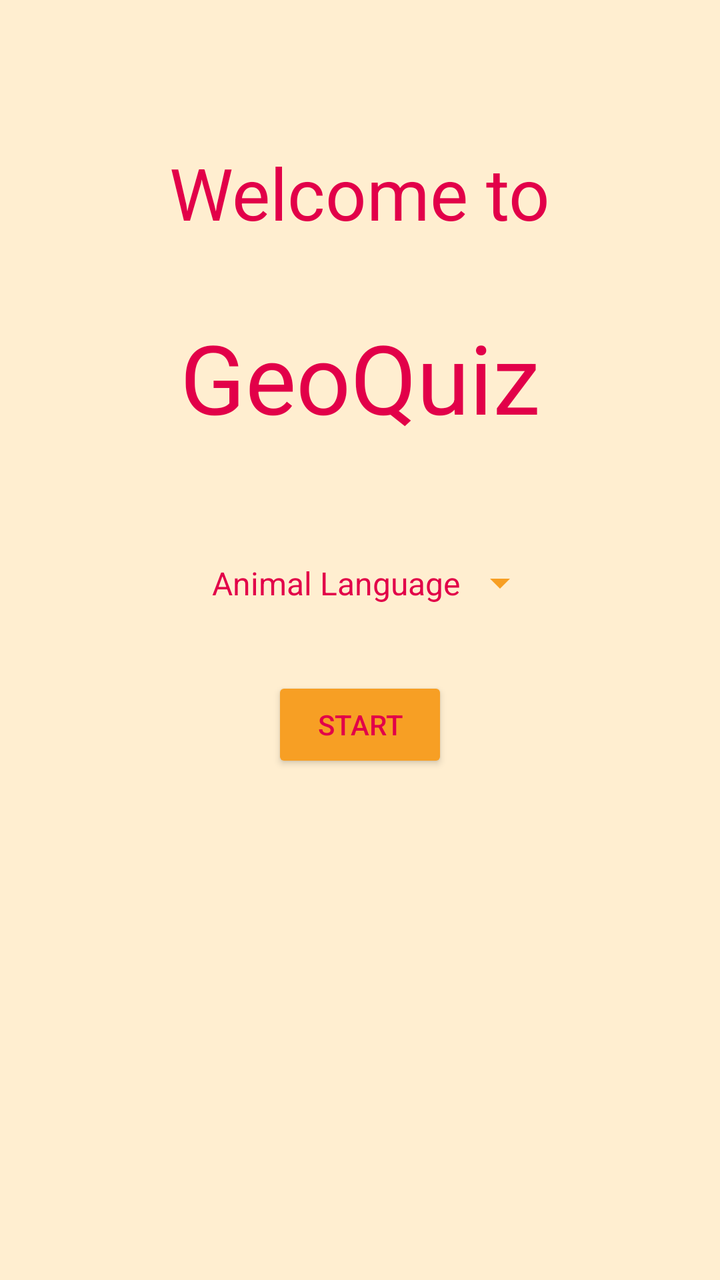
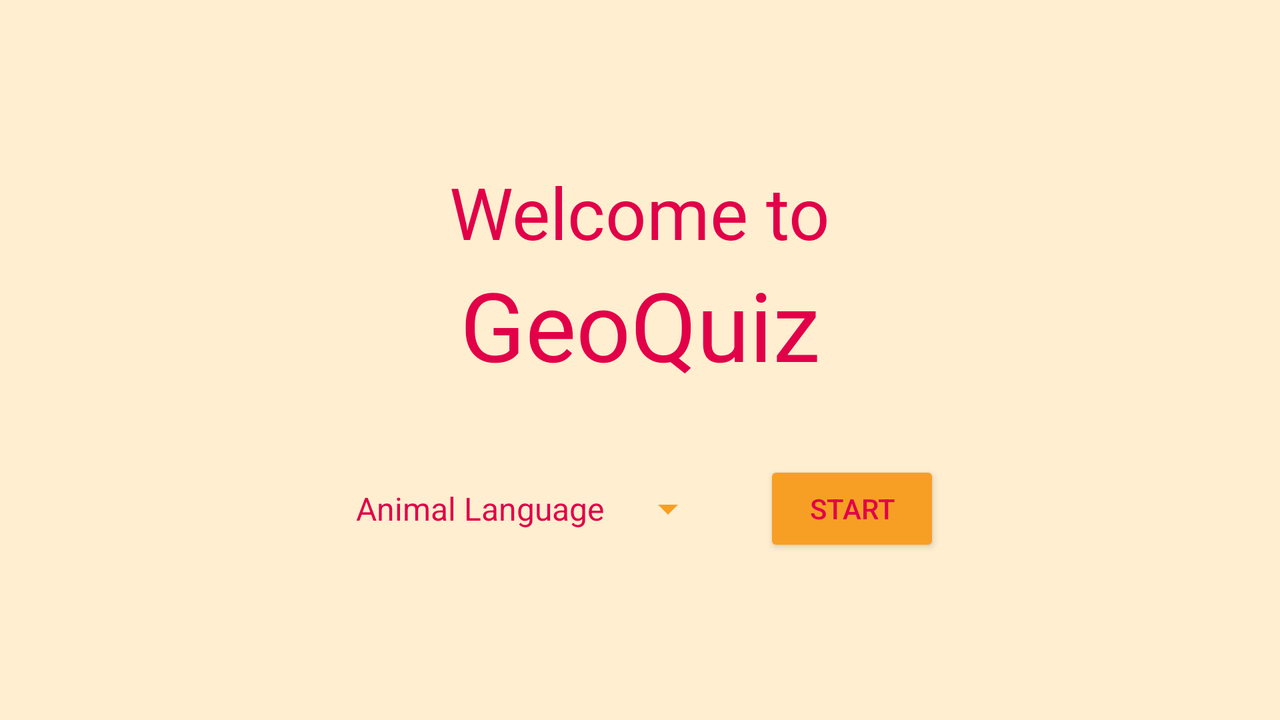

First picture: res/layout/ on a phone held upright. Second picture: the repository's own variant of that layout, on a device whose configuration matches the variant's folder. Source for both follows.
<!-- AndroidManifest.xml: application theme AppTheme -->
<!-- res/layout/activity_home.xml -->
<?xml version="1.0" encoding="utf-8"?>
<LinearLayout xmlns:android="http://schemas.android.com/apk/res/android"
              android:gravity="center_horizontal"
              android:orientation="vertical"
              android:layout_width="match_parent"
              android:layout_height="match_parent">

    <TextView android:layout_width="wrap_content"
              android:layout_height="wrap_content"
              android:textSize="36dp"
              android:padding="24dp"
              android:layout_marginTop="48dp"
              android:text="@string/text_welcome" />

    <TextView android:layout_width="wrap_content"
              android:layout_height="wrap_content"
              android:textSize="48dp"
              android:padding="12dp"
              android:layout_marginBottom="36dp"
              android:text="@string/app_name" />

    <Spinner android:id="@+id/spinner_quizzes"
             android:layout_width="wrap_content"
             android:layout_height="wrap_content"
             android:padding="12dp"
             android:entries="@array/array_quizzes"
             android:prompt="@string/text_select_quiz" />

    <Button android:id="@+id/button_start"
            android:layout_width="wrap_content"
            android:layout_height="wrap_content"
            android:layout_marginTop="24dp"
            android:text="@string/button_start" />

</LinearLayout>
<!-- resources referenced by this layout -->
<resources>
  <string-array name="array_quizzes">
          <item>Animal Language</item>
          <item>Science Friction</item>
      </string-array>
  <string name="app_name">GeoQuiz</string>
  <string name="button_start">Start</string>
  <string name="text_select_quiz">Select Quiz:</string>
  <string name="text_welcome">Welcome to</string>
  <style name="AppTheme" parent="Theme.AppCompat.Light.DarkActionBar">
          
  
          
          <item name="colorPrimary">@color/colorPrimary</item>
  
          
          <item name="colorPrimaryDark">@color/colorPrimaryDark</item>
  
          
          <item name="colorAccent">@color/colorAccent</item>
  
          
          <item name="android:textColor">@color/colorText</item>
  
          
          <item name="android:textColorPrimary">@color/colorTextPrimary</item>
  
          
          <item name="android:textColorSecondary">@color/colorTextSecondary</item>
  
          
          <item name="android:colorBackground">@color/colorBackground</item>
  
          
          <item name="android:colorButtonNormal">@color/colorButton</item>
  
          
          <item name="android:textColorHint">@color/colorHint</item>
  
      </style>
  <color name="colorPrimary">#F79F24</color>
  <color name="colorPrimaryDark">#7C064D</color>
  <color name="colorAccent">#FF847C</color>
  <color name="colorText">#E20049</color>
  <color name="colorTextPrimary">#E20049</color>
  <color name="colorTextSecondary">#F79F24</color>
  <color name="colorBackground">#FFEED0</color>
  <color name="colorButton">#F79F24</color>
  <color name="colorHint">#7C064D</color>
</resources>
<!-- res/layout-land/activity_home.xml (the repository's variant of the layout above) -->
<!-- drawn on the phone turned sideways -->
<?xml version="1.0" encoding="utf-8"?>
<LinearLayout xmlns:android="http://schemas.android.com/apk/res/android"
              android:gravity="center"
              android:orientation="vertical"
              android:layout_width="match_parent"
              android:layout_height="match_parent">

    <TextView android:layout_width="wrap_content"
              android:layout_height="wrap_content"
              android:textSize="36dp"
              android:text="@string/text_welcome" />

    <TextView android:layout_width="wrap_content"
              android:layout_height="wrap_content"
              android:textSize="48dp"
              android:layout_marginBottom="36dp"
              android:text="@string/app_name" />

    
    <LinearLayout
        android:layout_width="match_parent"
        android:layout_height="wrap_content"
        android:orientation="horizontal"
        android:gravity="center">

        <Spinner android:id="@+id/spinner_quizzes"
                 android:layout_width="wrap_content"
                 android:layout_height="wrap_content"
                 android:entries="@array/array_quizzes"
                 android:prompt="@string/text_select_quiz" />

        <Button android:id="@+id/button_start"
                android:layout_width="wrap_content"
                android:layout_height="wrap_content"
                android:layout_marginLeft="24dp"
                android:text="@string/button_start" />
    </LinearLayout>

</LinearLayout>
